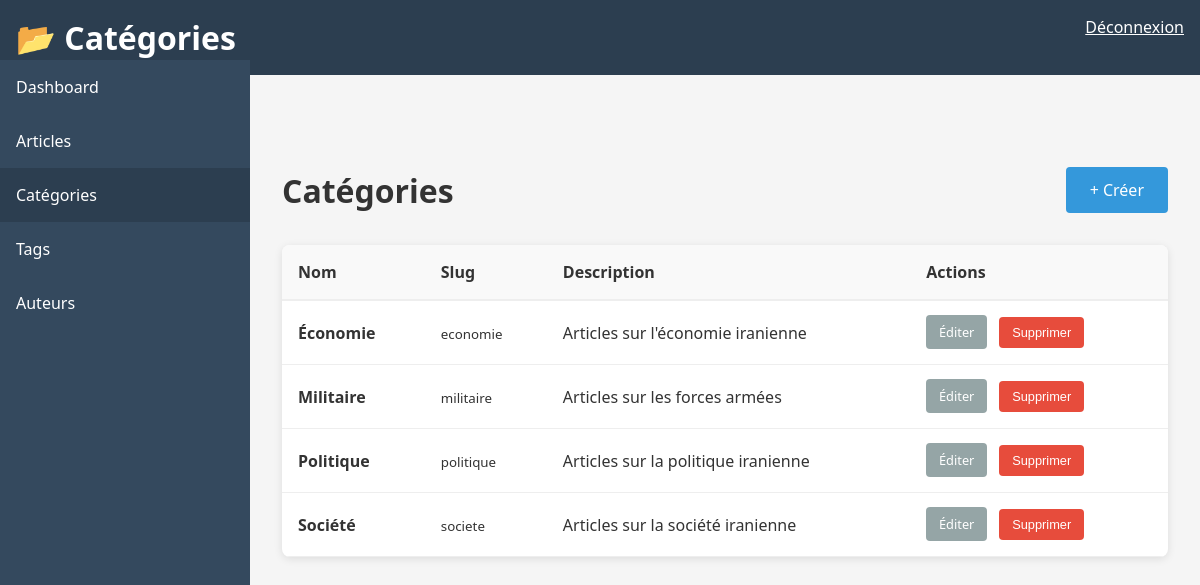
Page /admin/categories/list.php (signed in) on the committed database.
### tables this page shows
CREATE TABLE IF NOT EXISTS categorie (
  id INT PRIMARY KEY AUTO_INCREMENT,
  nom VARCHAR(255) NOT NULL UNIQUE,
  slug VARCHAR(255) UNIQUE NOT NULL,
  description TEXT,
  meta_description VARCHAR(160),
  created_at TIMESTAMP DEFAULT CURRENT_TIMESTAMP,
  updated_at TIMESTAMP DEFAULT CURRENT_TIMESTAMP ON UPDATE CURRENT_TIMESTAMP
);

### src/functions.php (called while the page is built, shortened)
<?php
function escape($string) {
    return htmlspecialchars($string, ENT_QUOTES, 'UTF-8');
}

### src/admin/categories/list.php (the view, shortened to what this page needs)
<?php
require_once __DIR__ . '/../../config.php';
require_once __DIR__ . '/../../functions.php';
$stmt = $pdo->query('SELECT id, nom, slug, description FROM categorie ORDER BY nom');
$categories = $stmt->fetchAll();
?>
<!DOCTYPE html>
<html lang="fr">
<head>
</head>
<body>
    <div class="navbar">
        <h1>📂 Catégories</h1>
        <a href="/admin/logout" style="color: white;">Déconnexion</a>
    </div>
    <div class="sidebar">
        <a href="/admin/dashboard/">Dashboard</a>
        <a href="/admin/articles/">Articles</a>
        <a href="/admin/categories/" class="active">Catégories</a>
        <a href="/admin/tags/">Tags</a>
        <a href="/admin/auteurs/">Auteurs</a>
    </div>
    <div class="main-content">
        <div class="page-header">
            <h1>Catégories</h1>
            <a href="/admin/categories/new" class="btn">+ Créer</a>
        </div>
        <div class="table-container">
            <table>
                <thead>
                    <tr>
                        <th>Nom</th>
                        <th>Slug</th>
                        <th>Description</th>
                        <th>Actions</th>
                    </tr>
                </thead>
                <tbody>
                    <?php foreach ($categories as $cat): ?>
                        <tr>
                            <td><strong><?php echo escape($cat['nom']); ?></strong></td>
                            <td><small><?php echo escape($cat['slug']); ?></small></td>
                            <td><?php echo escape(substr($cat['description'] ?? '', 0, 50)); ?></td>
                            <td>
                                <a href="/admin/categories/edit/<?php echo $cat['id']; ?>" class="action-btn">Éditer</a>
                                <form method="POST" style="display: inline;" onsubmit="return confirm('Confirmez?')">
                                    <button class="action-btn" style="background: #e74c3c;">Supprimer</button>
                                </form>
                            </td>
                        </tr>
                    <?php endforeach; ?>
                </tbody>
            </table>
        </div>
    </div>
</body>
</html>

### src/admin/categories/list.php (style rules this page uses)
* { margin: 0; padding: 0; box-sizing: border-box; }
body { font-family: 'Segoe UI', Tahoma, Geneva, Verdana, sans-serif; background: #f5f5f5; color: #333; }
.navbar { background: #2c3e50; color: white; padding: 1rem; display: flex; justify-content: space-between; }
.sidebar { width: 250px; background: #34495e; color: white; position: fixed; top: 60px; left: 0; height: calc(100vh - 60px); overflow-y: auto; }
.sidebar a { display: block; color: white; padding: 1rem; text-decoration: none; transition: background 0.3s; }
.sidebar a:hover, .sidebar a.active { background: #2c3e50; }
.main-content { margin-left: 250px; margin-top: 60px; padding: 2rem; }
.page-header { display: flex; justify-content: space-between; align-items: center; margin-bottom: 2rem; }
.btn { padding: 0.75rem 1.5rem; background: #3498db; color: white; text-decoration: none; border: none; border-radius: 4px; cursor: pointer; }
.table-container { background: white; border-radius: 8px; box-shadow: 0 2px 8px rgba(0,0,0,0.1); overflow: hidden; }
table { width: 100%; border-collapse: collapse; }
th { background: #f9f9f9; padding: 1rem; text-align: left; border-bottom: 2px solid #eee; }
td { padding: 1rem; border-bottom: 1px solid #eee; }
.action-btn { padding: 0.5rem 0.8rem; border: none; border-radius: 4px; cursor: pointer; font-size: 0.8rem; background: #95a5a6; color: white; text-decoration: none; margin-right: 0.5rem; }

### rows in the picture
categorie: nom "Économie", slug "economie", description "Articles sur l'économie iranienne"
categorie: nom "Militaire", slug "militaire", description "Articles sur les forces armées"
categorie: nom "Politique", slug "politique", description "Articles sur la politique iranienne"
categorie: nom "Société", slug "societe", description "Articles sur la société iranienne"
